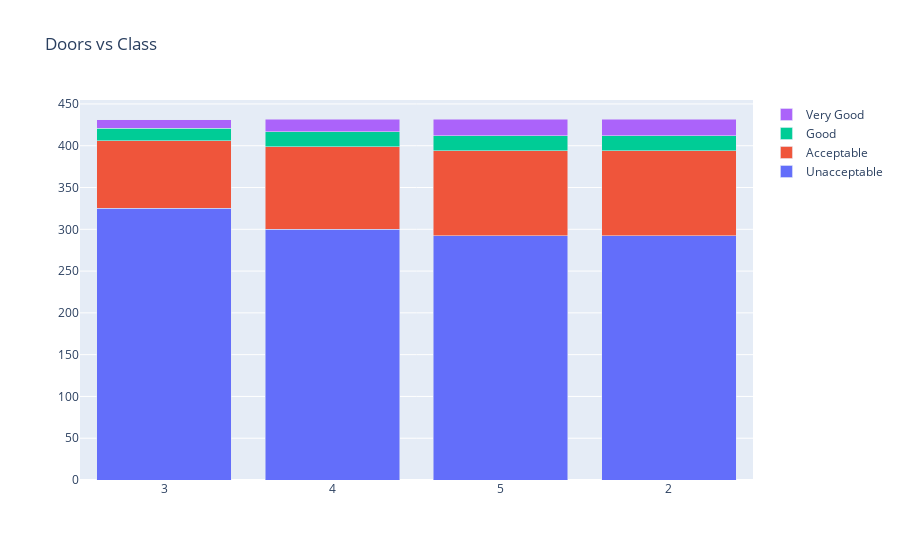

Notebook cell for this chart:
### Code cell
data = [
    go.Bar(
        x=a[2].index,
        y=drs['unacc'],
        name='Unacceptable'
    ),
    go.Bar(
        x=a[2].index,
        y=drs['acc'],
        name='Acceptable'
    ),
    go.Bar(
        x=a[2].index,
        y=drs['good'],
        name='Good'
    ),
    go.Bar(
        x=a[2].index,
        y=drs['vgood'],
        name='Very Good'
    )

]

layout = go.Layout(
    barmode='stack',
    title='Doors vs Class'
)

fig = go.Figure(data=data, layout=layout)
py.iplot(fig, filename='cars_donut')

### Figure 1 — Plotly figure (JSON) as saved in the notebook; plotly's stock layout.template omitted (floating-point values rounded to 4 significant figures)
{"data": [{"name": "Unacceptable", "x": ["3", "4", "5", "2"], "y": [325, 300, 292, 292], "type": "bar"}, {"name": "Acceptable", "x": ["3", "4", "5", "2"], "y": [81, 99, 102, 102], "type": "bar"}, {"name": "Good", "x": ["3", "4", "5", "2"], "y": [15, 18, 18, 18], "type": "bar"}, {"name": "Very Good", "x": ["3", "4", "5", "2"], "y": [10, 15, 20, 20], "type": "bar"}], "layout": {"barmode": "stack", "title": {"text": "Doors vs Class"}}}
